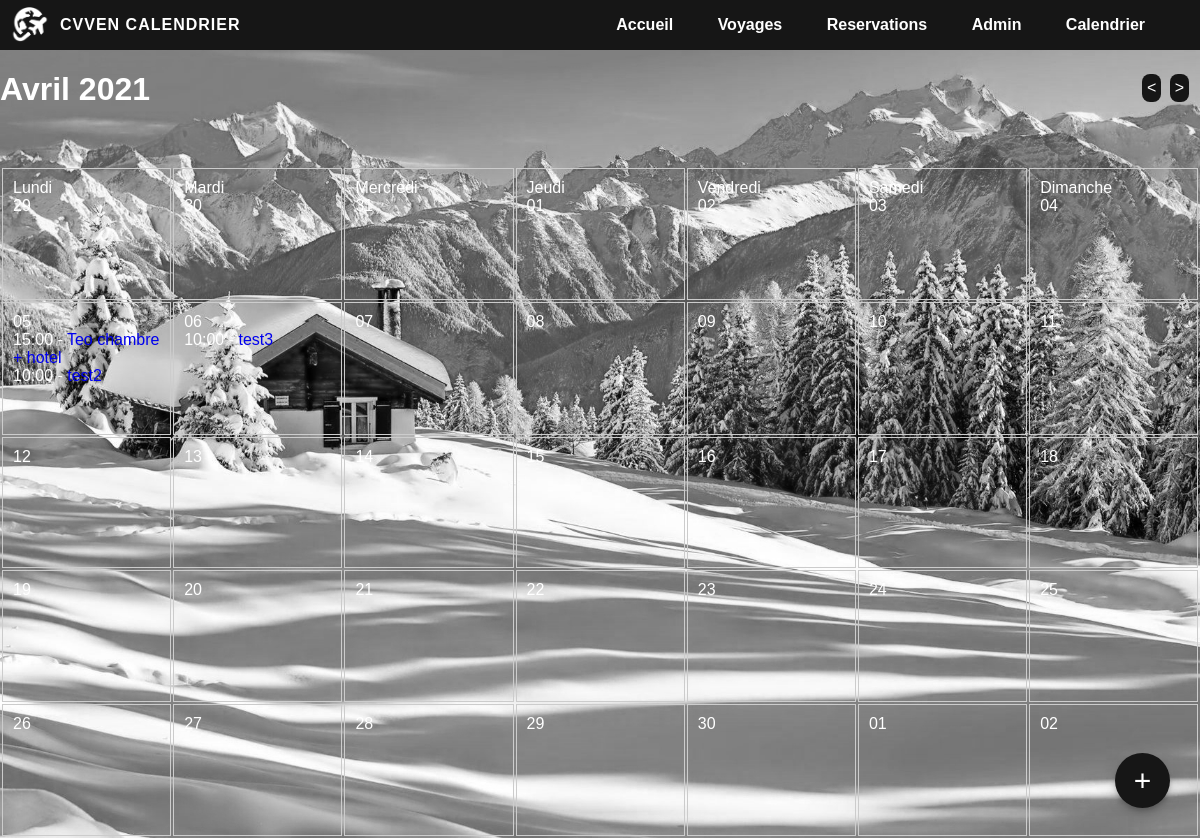
Screenshot of /calendrier.php?month=4&year=2021 with the database file from the repository.
### tables this page shows
CREATE TABLE `reserv` (
  `id` int(11) NOT NULL,
  `name` varchar(255) DEFAULT NULL,
  `description` text NOT NULL,
  `start` datetime DEFAULT NULL,
  `end` datetime DEFAULT NULL
);

### Month.php (called while the page is built, shortened)
<?php
class Month
{
    private $months = [
        'Janvier',
        'Février',
        'Mars',
        'Avril',
        'Mai',
        'Juin',
        'Juillet',
        'Aout',
        'Septembre',
        'Octobre',
        'Novembre',
        'Décembre'
    ];
    public $month;
    public $year;
    public function __construct(?int $month = null, ?int $year = null)
    {
        $this->month = $month;
        $this->year = $year;
    }
    public function getStartingDay(): \DateTime
    {
        return new \DateTime("{$this->year}-{$this->month}-01");
    }
    public function toString(): string
    {
        return $this->months[$this->month - 1] . ' ' . $this->year;
    }
    public function getWeeks(): int
    {
        $start = $this->getStartingDay();
        $end = (clone $start)->modify('+1 month -1 day');
        $weeks = intval($end->format('W')) - intval($start->format('W')) + 1;
        return $weeks;
    }
    public function withinMonth(\DateTime $date): bool
    {
        return $this->getStartingDay()->format('Y-m') === $date->format('Y-m');
    }
    public function nextMonth(): Month
    {
        $month = $this->month + 1;
        $year = $this->year;
        return new Month($month, $year);
    }
    public function previousMonth(): Month
    {
        $month = $this->month - 1;
        $year = $this->year;
        return new Month($month, $year);
    }
}

### Reserv.php (called while the page is built, shortened)
<?php
class reserv {
    private $pdo;
    public function __construct(\PDO $pdo)
    {
        $this->pdo = $pdo;
    }
    public function getReservBetween (\DateTime $start, \DateTime $end): array {
        $sql = "SELECT * FROM reserv WHERE start BETWEEN '{$start->format('Y-m-d 00:00:00')}' AND '{$end->format('Y-m-d 23:59:59')}'";
        $statement = $this->pdo->query($sql);
        $results = $statement->fetchAll();
        return $results;
    }
    public function getReservBetweenByDay (\DateTime $start, \DateTime $end): array {
        $reserv = $this->getReservBetween($start, $end);
        $days = [];
        foreach($reserv as $reserva) {
            $date = explode(' ', $reserva['start'])[0];
            if (!isset($days[$date])) {
                $days[$date] = [$reserva];
            } else {
                $days[$date][] = $reserva;
            }
        }
        return $days;
    }
}

### test.php (called while the page is built, shortened)
<?php
function h(?string $value): string {
    return htmlentities($value);
}
?>

### calendrier.php (the view, shortened to what this page needs)
<!DOCTYPE html>
<html>
    <head>
        <link rel="stylesheet" type="text/css" href="Styles/style.css">
    </head>
    <body>
        <header class="header">
            <div class="container">
                <a href="index.php" class="logo"><img src="Images/logo.png" width=40px alt="logo du site" style="margin-top: 7px;"/></a>
                <p class="logo" style="margin-left: 50px; margin-top: 0;">CVVEN calendrier</p>
                <nav class="menu">
                    <a href="index.php"> Accueil </a>
                    <a href="Voyage.php"> Voyages </a>
                    <a href="MesReserv.php"> Reservations </a>
                    <a href="admin.php"> Admin </a>
                    <a href="calendrier.php"> Calendrier</a>
                </nav>
                </div>
                </header>
<?php
require 'test.php';
require 'Month.php';
require 'Reserv.php';
$pdo = get_pdo();
$reserv = new Reserv($pdo);
$month = new Month($_GET['month'] ?? null, $_GET['year'] ?? null);
$start = $month->getStartingDay();
$start = $start->format('N') === '1' ? $start : $month->getStartingDay()->modify('last monday');
$weeks = $month->getWeeks();
$end = (clone $start)->modify('+' . (6 + 7 * ($weeks -1)) . ' days');
$reserv = $reserv->getReservBetweenByDay($start, $end);
?>
<div class="calendar">
  <div class="d-flex flex-row align-items-center justify-content-between">
    <h1><?= $month->toString(); ?></h1>
    <div>
      <a href="calendrier.php?month=<?= $month->previousMonth()->month; ?>&year=<?= $month->previousMonth()->year; ?>" class="button">&lt;</a>
      <a href="calendrier.php?month=<?= $month->nextMonth()->month; ?>&year=<?= $month->nextMonth()->year; ?>" class="button">&gt;</a>
    </div>
  </div>
  <table class="calendrier calendar__table--<?= $weeks; ?>weeks">
  <?php for ($i = 0; $i < $weeks; $i++): ?>
  <tr>
    <?php
    foreach($month->days as $k => $day):
        $date = (clone $start)->modify("+" . ($k + $i * 7) . " days");
        $reservJour = $reserv[$date->format('Y-m-d')] ?? [];
        ?>
    <td class="<?= $month->withinMonth($date) ? '' : 'calendar__othermonth'; ?>">
      <?php if ($i === 0): ?>
        <div class="calendar_weekday"><?= $day; ?></div>
      <?php endif; ?>
      <div class="calendar_day"><?= $date->format('d'); ?></div>
      <?php foreach($reservJour as $reserva): ?>
        <div class="calendrier__reserva">
        <?= (new DateTime($reserva['start']))->format('H:i') ?> - <a href="reserva.php?id=<?= $reserva['id']; ?>"><?= h($reserva['name']); ?></a>
         </div>
      <?php endforeach; ?>
    </td>
    <?php endforeach; ?>
  </tr>
  <?php endfor; ?>
</table>
<a href="add.php" class= "calendrier__button">+</a></div>
    </body>
    </html>

### Styles/style.css (style rules this page uses)
body, html { padding: 0; margin: 0; scrollbar-color: rgb(22, 22, 22) #5e5e5e; }
body { font-family: "Gill Sans", sans-serif; background-image: url('../Images/fond.jpg'); background-repeat: no-repeat; background-attachment: fixed; background-size: cover; color: #ffffff; margin: 0; }
a, a:hover { text-decoration: none; }
.header { background-color: rgb(22, 22, 22); height: 50px; line-height: 50px; padding-left: 10px; }
.logo { position: absolute; color: #ffffff; text-transform: uppercase; font-weight: bold; letter-spacing: 1px; float: left; }
.menu { float: right; font-weight: bold; padding-right: 15px; }
.menu a { color: #ffffff; margin-right: 40px; }

### calendrier.php (style rules this page uses)
.calendrier { width: 100%; height: calc(100vh - 128px); }
.calendrier td { padding:10px; border: 1px solid #CCC; vertical-align: top; width: 14.29%; height: 20%; }
.button { position: relative; bottom: 60px; left: 95%; background-color: rgb(22, 22, 22); border-radius: 8px; color: white; padding: 5px; text-align: center; text-decoration: none; display: inline-block; font-size: 16px; margin: 4px 2px; cursor: pointer; }
.calendar { position: relative; }
.calendrier__button { display: block; width: 55px; height: 55px; line-height: 55px; text-align: center; color: #FFF; font-size:30px; background-color:rgb(22, 22, 22) ; border-radius: 50%; box-shadow: 0 6px 10px 0 #0000001a,0 1px 18px 0 #0000001a,0 3px 5px -1px #0003; position: absolute; bottom: 30px; right: 30px; text-decoration: none; transition: transform 0.3s; }

### rows the page displays
reserv: start "15:00", name "Teo chambre + hotel"
reserv: start "10:00", name "test2"
reserv: start "10:00", name "test3"

### other values shown
$month->toString() "Avril 2021"
$day "Lundi"
$date->format('d') "29"
$day "Mardi"
$date->format('d') "30"
$day "Mercredi"
$date->format('d') "31"
$day "Jeudi"
$date->format('d') "01"
$day "Vendredi"
$date->format('d') "02"
$day "Samedi"
$date->format('d') "03"
$day "Dimanche"
$date->format('d') "04"
